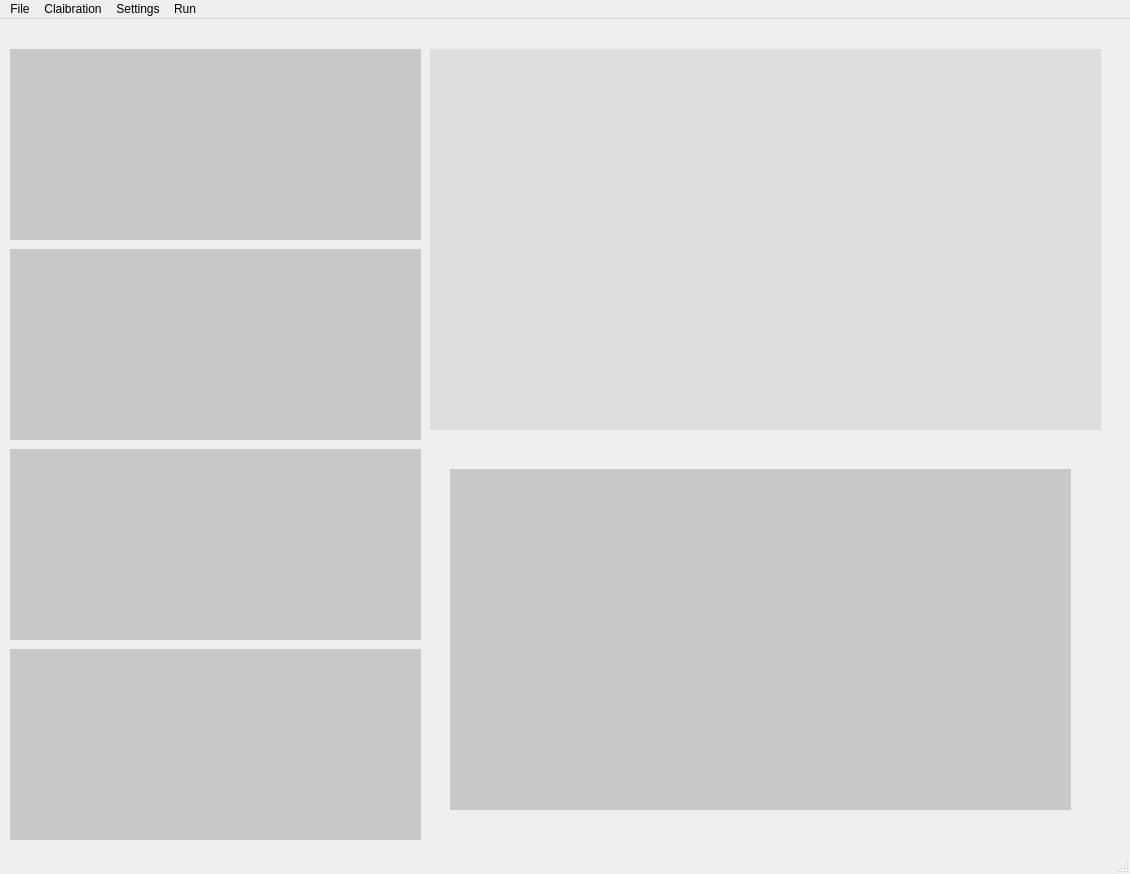
<?xml version="1.0" encoding="UTF-8"?>
<ui version="4.0">
 <class>MainWindow</class>
 <widget class="QMainWindow" name="MainWindow">
  <property name="geometry">
   <rect>
    <x>0</x>
    <y>0</y>
    <width>1130</width>
    <height>874</height>
   </rect>
  </property>
  <property name="windowTitle">
   <string>MainWindow</string>
  </property>
  <widget class="QWidget" name="centralwidget">
   <widget class="QWidget" name="graph_2" native="true">
    <property name="geometry">
     <rect>
      <x>10</x>
      <y>230</y>
      <width>411</width>
      <height>191</height>
     </rect>
    </property>
    <property name="styleSheet">
     <string notr="true">background-color: rgb(200, 200, 200);</string>
    </property>
   </widget>
   <widget class="QWidget" name="graph_3" native="true">
    <property name="geometry">
     <rect>
      <x>10</x>
      <y>430</y>
      <width>411</width>
      <height>191</height>
     </rect>
    </property>
    <property name="styleSheet">
     <string notr="true">background-color: rgb(200, 200, 200);</string>
    </property>
   </widget>
   <widget class="QWidget" name="graph_4" native="true">
    <property name="geometry">
     <rect>
      <x>10</x>
      <y>630</y>
      <width>411</width>
      <height>191</height>
     </rect>
    </property>
    <property name="styleSheet">
     <string notr="true">background-color: rgb(200, 200, 200);</string>
    </property>
   </widget>
   <widget class="QWidget" name="graph_5" native="true">
    <property name="geometry">
     <rect>
      <x>450</x>
      <y>450</y>
      <width>621</width>
      <height>341</height>
     </rect>
    </property>
    <property name="styleSheet">
     <string notr="true">background-color: rgb(200, 200, 200);</string>
    </property>
   </widget>
   <widget class="QWidget" name="graph_1" native="true">
    <property name="geometry">
     <rect>
      <x>10</x>
      <y>30</y>
      <width>411</width>
      <height>191</height>
     </rect>
    </property>
    <property name="styleSheet">
     <string notr="true">background-color: rgb(200, 200, 200);</string>
    </property>
   </widget>
   <widget class="QWidget" name="Screen" native="true">
    <property name="geometry">
     <rect>
      <x>430</x>
      <y>30</y>
      <width>671</width>
      <height>381</height>
     </rect>
    </property>
    <property name="styleSheet">
     <string notr="true">background-color: rgb(222, 222, 222);</string>
    </property>
   </widget>
  </widget>
  <widget class="QMenuBar" name="menubar">
   <property name="geometry">
    <rect>
     <x>0</x>
     <y>0</y>
     <width>1130</width>
     <height>21</height>
    </rect>
   </property>
   <widget class="QMenu" name="menuStart">
    <property name="title">
     <string>Claibration</string>
    </property>
    <addaction name="actionConnect_devices"/>
    <addaction name="actionStart_services"/>
    <addaction name="actionCalibrate_Eye_Traker"/>
   </widget>
   <widget class="QMenu" name="menuFile">
    <property name="title">
     <string>File</string>
    </property>
    <addaction name="actionCreate_Project"/>
    <addaction name="actionOpen_Project"/>
   </widget>
   <widget class="QMenu" name="menuSettings">
    <property name="title">
     <string>Settings</string>
    </property>
   </widget>
   <widget class="QMenu" name="menuRun">
    <property name="title">
     <string>Run</string>
    </property>
   </widget>
   <addaction name="menuFile"/>
   <addaction name="menuStart"/>
   <addaction name="menuSettings"/>
   <addaction name="menuRun"/>
  </widget>
  <widget class="QStatusBar" name="statusbar"/>
  <action name="actionConnect_devices">
   <property name="text">
    <string>Connect devices</string>
   </property>
  </action>
  <action name="actionStart_services">
   <property name="text">
    <string>Calibrate BCI</string>
   </property>
  </action>
  <action name="actionCreate_Project">
   <property name="text">
    <string>Create Project</string>
   </property>
  </action>
  <action name="actionOpen_Project">
   <property name="text">
    <string>Open Project</string>
   </property>
  </action>
  <action name="actionCalibrate_Eye_Traker">
   <property name="text">
    <string>Calibrate Eye Traker</string>
   </property>
  </action>
 </widget>
 <resources/>
 <connections/>
</ui>
